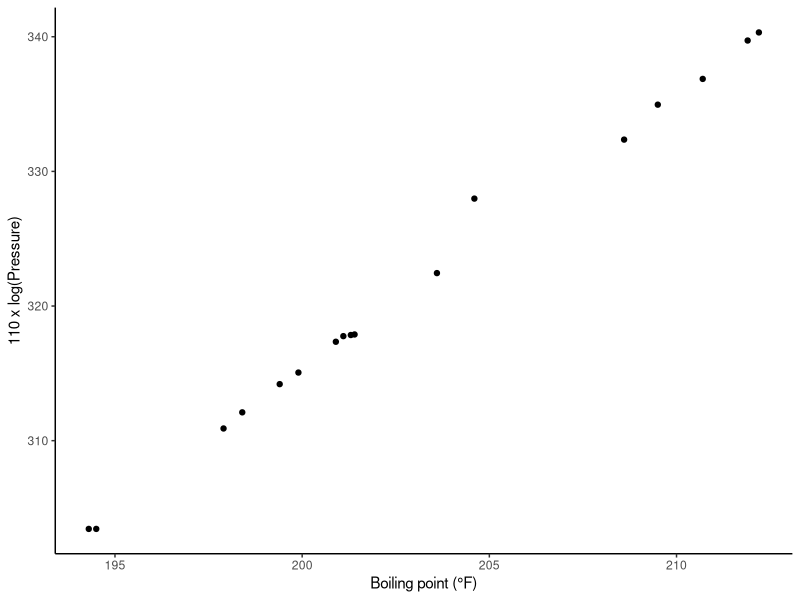
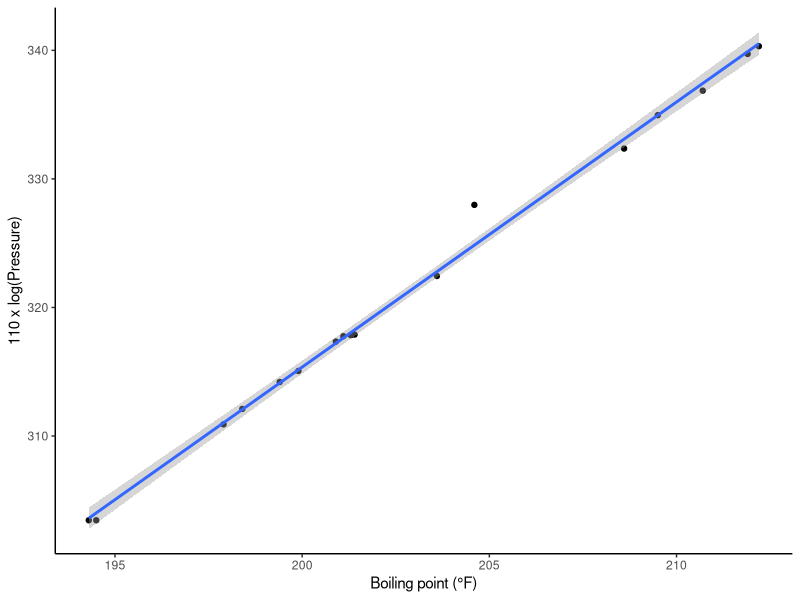
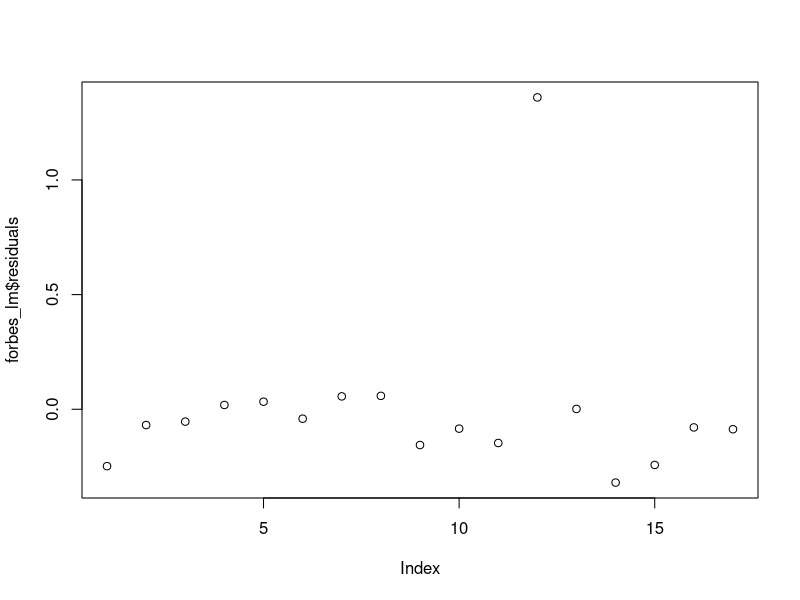

Recreate these plots in R, in order.
###########################################################################
# 3-day R workshop 
# Day 3
# Morning
# 04_linear_models.R
###########################################################################

# Linear model ------------------------------------------------------------
# Forbes (1857) measured the boiling point of water and atmospheric 
# pressure at 17 locations

# The data suggests a linear relationship between the boiling point
# of water in degrees Farenheit (X) and 100*log(Pressure) (Y) 
# Y = β0 + β1X == y = mx + c

# Load packages
library(tidyverse)
library(broom)

# Load the data
bp_df <- read_delim("Day_3/data/forbes.txt", delim = "\t", trim_ws = TRUE)

# 1. Plot the data

ggplot(data = bp_df, aes(x = Boilingpt, y = 100*log(Pressure))) +
  geom_point() +
  labs(x = "Boiling point (°F)",
       y = "110 x log(Pressure)") +
  theme_classic()

# We are testing hypothesis that β1 = 0,
# The alternative hypothesis is that β1 != 0

# 2. Build the linear model

forbes_lm <- lm(100*log10(Pressure) ~ Boilingpt, data = bp_df)

# 3. Plot the data with the fitted line from the model

ggplot(data = bp_df, aes(x = Boilingpt, y = 100*log(Pressure))) +
  geom_point() +
  geom_smooth(method = "lm", se = TRUE) +
  labs(x = "Boiling point (°F)",
       y = "110 x log(Pressure)") +
  theme_classic()

# 4. Using the '$' operator, we can access individual outputs

forbes_lm$residuals

plot(forbes_lm$residuals)

# The residual for sample number 12 is quite large and will greatly
# inflate the residual sum of squares calculation
# Is this point an outlier, should it be removed?
# Need to consider leverage, influence, Cooks distance :S

# 5. Let's examine the lm output

forbes_lm

summary(forbes_lm)

# 6. Using the tidy() function from the broom package we can 
# collect the important outputs in a data frame 

forbes_lm_df <- tidy(forbes_lm)

forbes_lm_df
